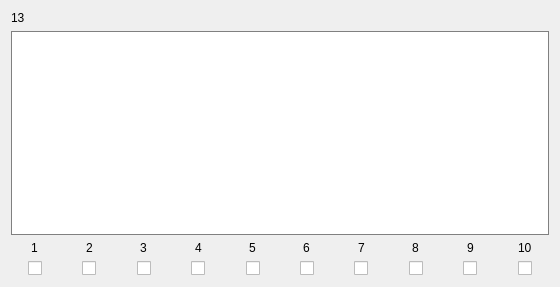
            <widget class="QWidget" name="scrollAreaWidgetContents_162">
             <property name="geometry">
              <rect>
               <x>0</x>
               <y>0</y>
               <width>560</width>
               <height>287</height>
              </rect>
             </property>
             <layout class="QVBoxLayout" name="verticalLayout_107">
              <item>
               <widget class="QLabel" name="Name_13">
                <property name="text">
                 <string>13</string>
                </property>
               </widget>
              </item>
              <item>
               <widget class="QTextEdit" name="Text_13">
                <property name="styleSheet">
                 <string notr="true">border: 1px solid gray</string>
                </property>
               </widget>
              </item>
              <item>
               <layout class="QHBoxLayout" name="horizontalLayout_16">
                <property name="bottomMargin">
                 <number>0</number>
                </property>
                <item>
                 <layout class="QVBoxLayout" name="verticalLayout_143">
                  <property name="rightMargin">
                   <number>0</number>
                  </property>
                  <property name="bottomMargin">
                   <number>0</number>
                  </property>
                  <item alignment="Qt::AlignHCenter">
                   <widget class="QLabel" name="label_122">
                    <property name="text">
                     <string>1</string>
                    </property>
                   </widget>
                  </item>
                  <item alignment="Qt::AlignHCenter">
                   <widget class="QCheckBox" name="Check_13_1">
                    <property name="text">
                     <string/>
                    </property>
                   </widget>
                  </item>
                 </layout>
                </item>
                <item>
                 <layout class="QVBoxLayout" name="verticalLayout_144">
                  <property name="rightMargin">
                   <number>0</number>
                  </property>
                  <property name="bottomMargin">
                   <number>0</number>
                  </property>
                  <item alignment="Qt::AlignHCenter">
                   <widget class="QLabel" name="label_123">
                    <property name="text">
                     <string>2</string>
                    </property>
                   </widget>
                  </item>
                  <item alignment="Qt::AlignHCenter">
                   <widget class="QCheckBox" name="Check_13_2">
                    <property name="text">
                     <string/>
                    </property>
                   </widget>
                  </item>
                 </layout>
                </item>
                <item>
                 <layout class="QVBoxLayout" name="verticalLayout_145">
                  <property name="rightMargin">
                   <number>0</number>
                  </property>
                  <property name="bottomMargin">
                   <number>0</number>
                  </property>
                  <item alignment="Qt::AlignHCenter">
                   <widget class="QLabel" name="label_124">
                    <property name="text">
                     <string>3</string>
                    </property>
                   </widget>
                  </item>
                  <item alignment="Qt::AlignHCenter">
                   <widget class="QCheckBox" name="Check_13_3">
                    <property name="text">
                     <string/>
                    </property>
                   </widget>
                  </item>
                 </layout>
                </item>
                <item>
                 <layout class="QVBoxLayout" name="verticalLayout_146">
                  <property name="rightMargin">
                   <number>0</number>
                  </property>
                  <property name="bottomMargin">
                   <number>0</number>
                  </property>
                  <item alignment="Qt::AlignHCenter">
                   <widget class="QLabel" name="label_125">
                    <property name="text">
                     <string>4</string>
                    </property>
                   </widget>
                  </item>
                  <item alignment="Qt::AlignHCenter">
                   <widget class="QCheckBox" name="Check_13_4">
                    <property name="text">
                     <string/>
                    </property>
                   </widget>
                  </item>
                 </layout>
                </item>
                <item>
                 <layout class="QVBoxLayout" name="verticalLayout_147">
                  <property name="rightMargin">
                   <number>0</number>
                  </property>
                  <property name="bottomMargin">
                   <number>0</number>
                  </property>
                  <item alignment="Qt::AlignHCenter">
                   <widget class="QLabel" name="label_126">
                    <property name="text">
                     <string>5</string>
                    </property>
                   </widget>
                  </item>
                  <item alignment="Qt::AlignHCenter">
                   <widget class="QCheckBox" name="Check_13_5">
                    <property name="text">
                     <string/>
                    </property>
                   </widget>
                  </item>
                 </layout>
                </item>
                <item>
                 <layout class="QVBoxLayout" name="verticalLayout_148">
                  <property name="rightMargin">
                   <number>0</number>
                  </property>
                  <property name="bottomMargin">
                   <number>0</number>
                  </property>
                  <item alignment="Qt::AlignHCenter">
                   <widget class="QLabel" name="label_127">
                    <property name="text">
                     <string>6</string>
                    </property>
                   </widget>
                  </item>
                  <item alignment="Qt::AlignHCenter">
                   <widget class="QCheckBox" name="Check_13_6">
                    <property name="text">
                     <string/>
                    </property>
                   </widget>
                  </item>
                 </layout>
                </item>
                <item>
                 <layout class="QVBoxLayout" name="verticalLayout_149">
                  <property name="rightMargin">
                   <number>0</number>
                  </property>
                  <property name="bottomMargin">
                   <number>0</number>
                  </property>
                  <item alignment="Qt::AlignHCenter">
                   <widget class="QLabel" name="label_128">
                    <property name="text">
                     <string>7</string>
                    </property>
                   </widget>
                  </item>
                  <item alignment="Qt::AlignHCenter">
                   <widget class="QCheckBox" name="Check_13_7">
                    <property name="text">
                     <string/>
                    </property>
                   </widget>
                  </item>
                 </layout>
                </item>
                <item>
                 <layout class="QVBoxLayout" name="verticalLayout_150">
                  <property name="rightMargin">
                   <number>0</number>
                  </property>
                  <property name="bottomMargin">
                   <number>0</number>
                  </property>
                  <item alignment="Qt::AlignHCenter">
                   <widget class="QLabel" name="label_129">
                    <property name="text">
                     <string>8</string>
                    </property>
                   </widget>
                  </item>
                  <item alignment="Qt::AlignHCenter">
                   <widget class="QCheckBox" name="Check_13_8">
                    <property name="text">
                     <string/>
                    </property>
                   </widget>
                  </item>
                 </layout>
                </item>
                <item>
                 <layout class="QVBoxLayout" name="verticalLayout_151">
                  <property name="rightMargin">
                   <number>0</number>
                  </property>
                  <property name="bottomMargin">
                   <number>0</number>
                  </property>
                  <item alignment="Qt::AlignHCenter">
                   <widget class="QLabel" name="label_130">
                    <property name="text">
                     <string>9</string>
                    </property>
                   </widget>
                  </item>
                  <item alignment="Qt::AlignHCenter">
                   <widget class="QCheckBox" name="Check_13_9">
                    <property name="text">
                     <string/>
                    </property>
                   </widget>
                  </item>
                 </layout>
                </item>
                <item>
                 <layout class="QVBoxLayout" name="verticalLayout_152">
                  <property name="rightMargin">
                   <number>0</number>
                  </property>
                  <property name="bottomMargin">
                   <number>0</number>
                  </property>
                  <item alignment="Qt::AlignHCenter">
                   <widget class="QLabel" name="label_131">
                    <property name="text">
                     <string>10</string>
                    </property>
                   </widget>
                  </item>
                  <item alignment="Qt::AlignHCenter">
                   <widget class="QCheckBox" name="Check_13_10">
                    <property name="text">
                     <string/>
                    </property>
                   </widget>
                  </item>
                 </layout>
                </item>
               </layout>
              </item>
             </layout>
            </widget>
